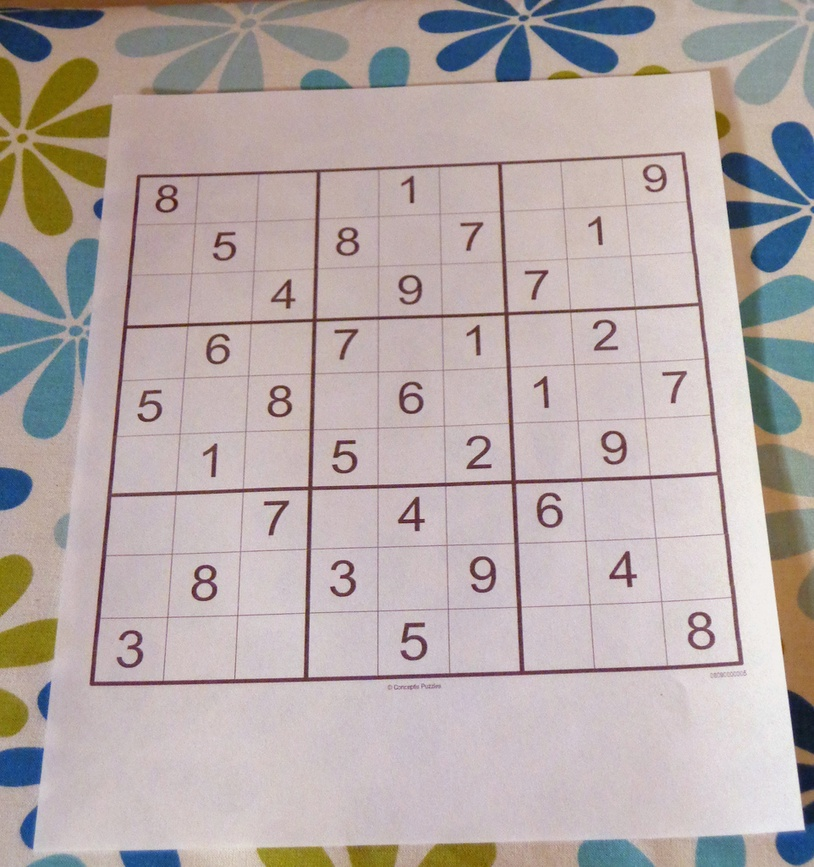
#> input picture DATA/sudoku.jpg, 814 x 867 px, shrunk from 962 x 1024 before the run
$ jupyter execute --allow-errors 05-Gradients.ipynb   (shell and % lines are left out)   (older library calls are emulated)
#> lines starting #> are read from the running program, lines starting #| are printed output that depends on the picture; after the words box and inside, x2 and y2 are one past the last pixel; in counts of white or black regions, pixels touching at a corner belong together
# Gradients

[cell 1]
import cv2
import numpy as np
import matplotlib.pyplot as plt

[cell 2]
img = cv2.imread('../DATA/sudoku.jpg', 0)
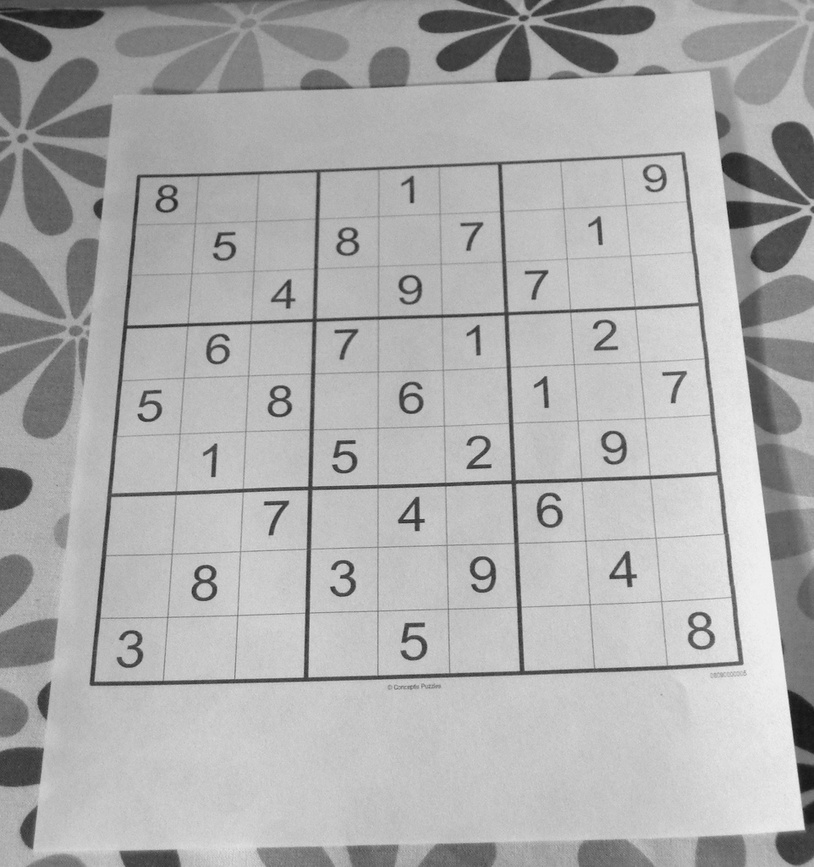
#> img: shape (867, 814); min 19, max 246, mean 172.7

[cell 3]
def display_img(img):
    fig = plt.figure(figsize=(12,10))
    ax = fig.add_subplot(111)
    ax.imshow(img, cmap='gray')

[cell 4]
display_img(img)

[cell 5]
sobelx = cv2.Sobel(img,cv2.CV_64F,1,0,ksize=5)
sobely = cv2.Sobel(img,cv2.CV_64F,0,1,ksize=5)
laplacian = cv2.Laplacian(img, cv2.CV_64F)

[cell 6]
display_img(sobelx)

[cell 7]
display_img(sobely)

#> (a cell that did not finish here is left out)

# Combining Previous Ideas

# Blending Images

[cell 9]
blended = cv2.addWeighted(src1=sobelx,alpha=0.5,src2=sobely,beta=0.5,gamma=0)
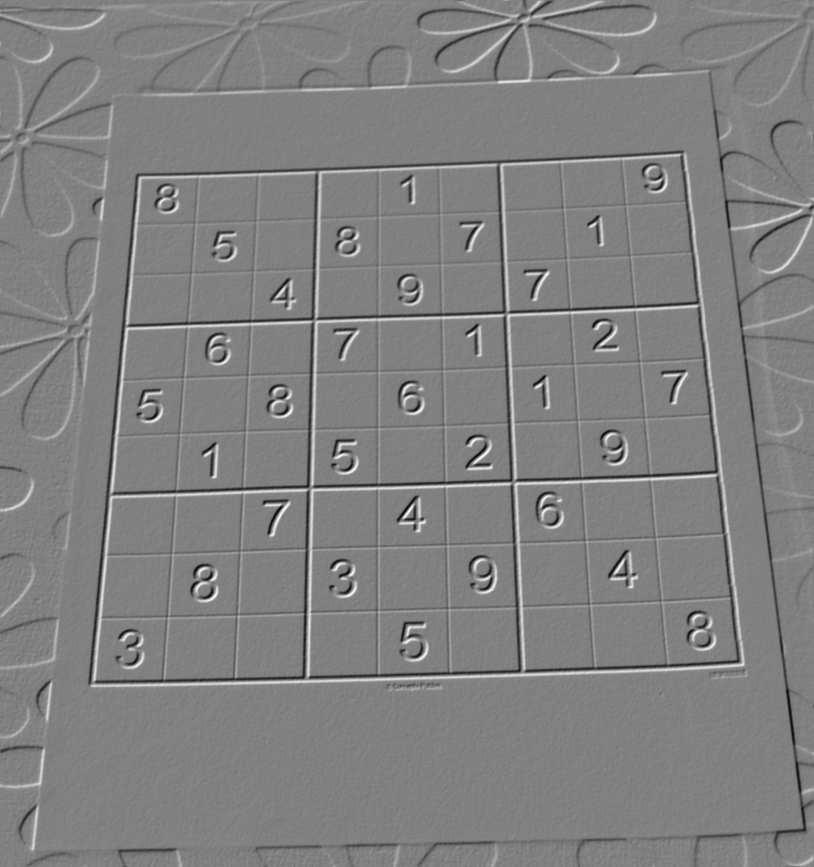
#> blended: shape (867, 814) float64; min -4423, max 4334, mean 2.5; drawn with min black and max white

[cell 10]
display_img(blended)

[cell 11]
blended.shape
#> Out = (867, 814)

# Morphological Operators

[cell 12]
kernel = np.ones((4,4),np.uint8)
gradient = cv2.morphologyEx(blended,cv2.MORPH_GRADIENT,kernel)

[cell 13]
display_img(gradient)

Lets use laplacian result!

[cell 14]
kernel = np.ones((4,4),np.uint8)
gradient = cv2.morphologyEx(laplacian,cv2.MORPH_GRADIENT,kernel)
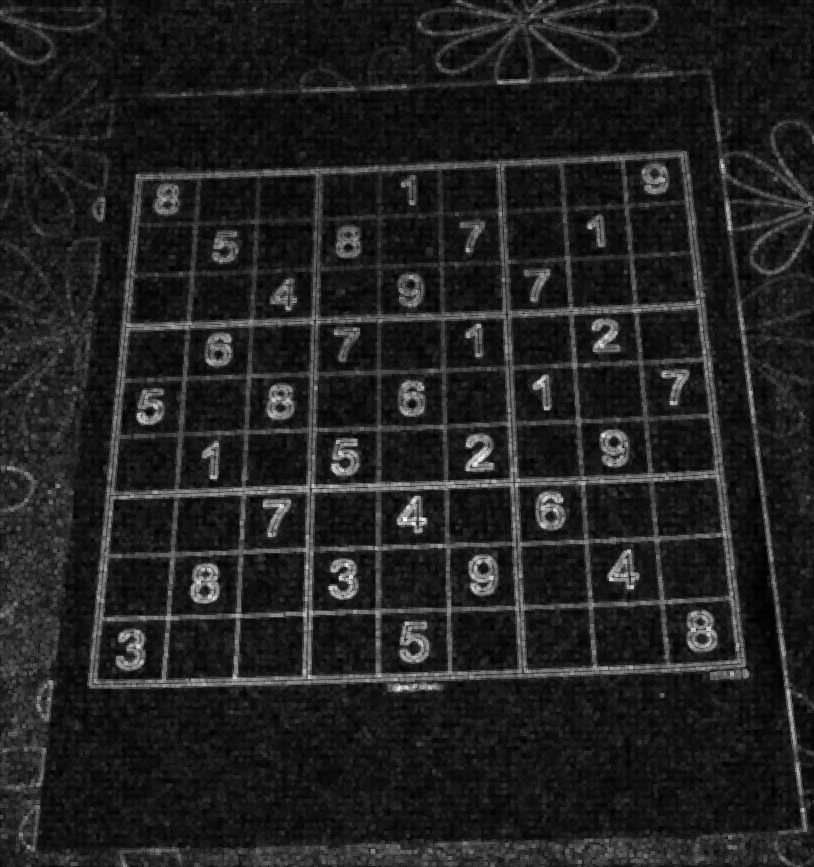
#> gradient: shape (867, 814) float64; min 3, max 349, mean 48.9; drawn with min black and max white

[cell 15]
display_img(gradient)

# Thresholds

[cell 16]
img.max()
#> Out = 246

[cell 17]
ret, th1 = cv2.threshold(img,127,255,cv2.THRESH_BINARY)
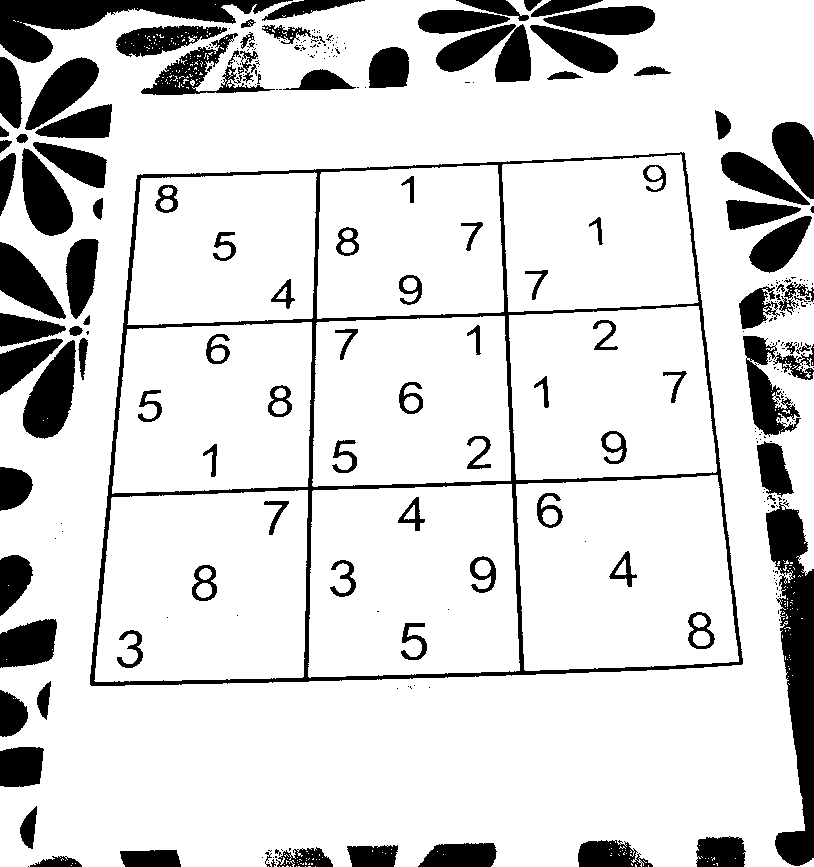
#> th1: shape (867, 814); 84.2% white; 309 black regions (201 under 20 px), largest, box (x1, y1, x2, y2) and area: (90, 152, 743, 686) 15843, (766, 502, 814, 866) 9120, (0, 0, 293, 63) 6644
display_img(th1)

[cell 18]
ret, th2 = cv2.threshold(gradient,100,255,cv2.THRESH_BINARY_INV)
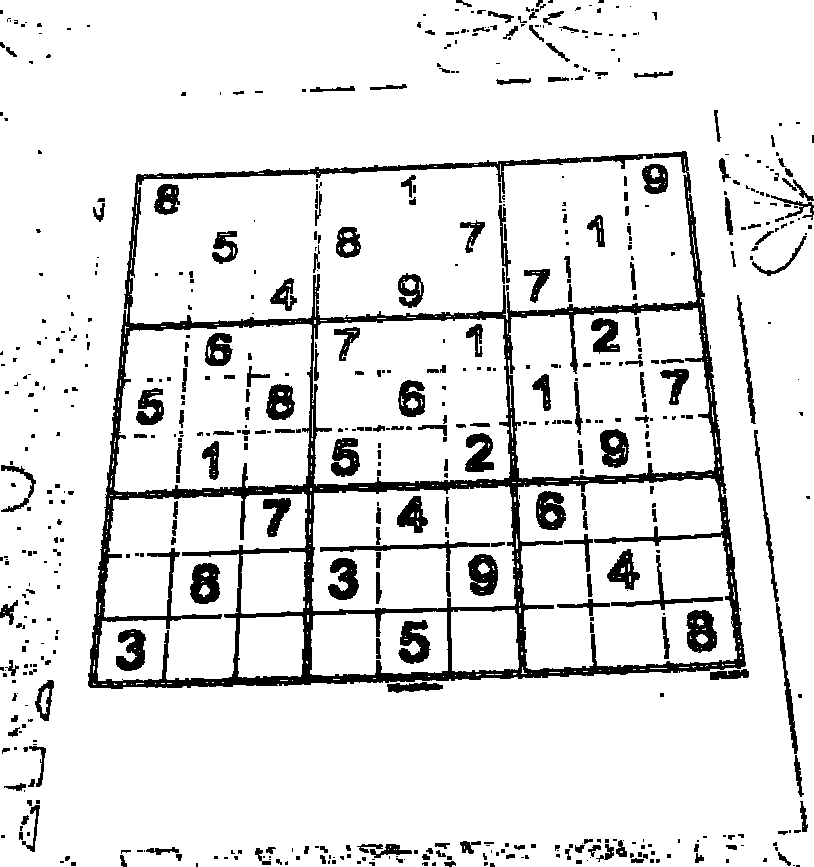
#> th2: shape (867, 814) float64; 89.3% white; 628 black regions (364 under 20 px), largest, box (x1, y1, x2, y2) and area: (88, 151, 746, 689) 34596, (686, 610, 717, 653) 933, (190, 563, 220, 604) 907
display_img(th2)

[cell 19]
ret, th3 = cv2.threshold(blended,100,255,cv2.THRESH_BINARY_INV)
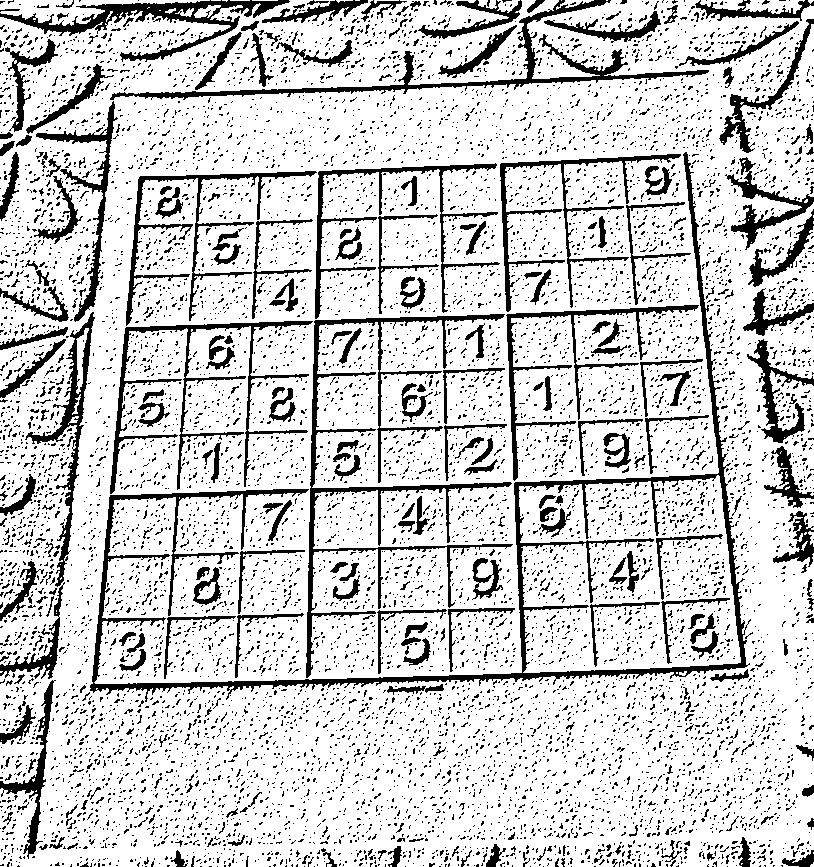
#> th3: shape (867, 814) float64; 81% white; 9640 black regions (9309 under 20 px), largest, box (x1, y1, x2, y2) and area: (90, 152, 751, 702) 12614, (306, 314, 513, 678) 6329, (110, 0, 709, 100) 4624
display_img(th3)

$ run again, with DATA/Nadia_Murad.jpg copied over DATA/sudoku.jpg
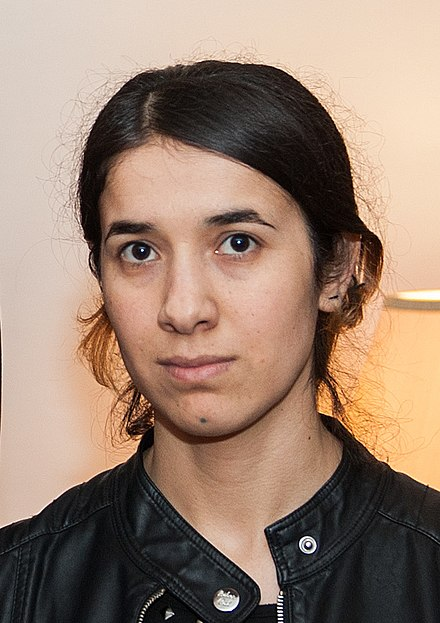
#> input picture DATA/Nadia_Murad.jpg, 440 x 623 px
#> `img.max()`: Out = 255
#> `ret, th1 = cv2.threshold(img,127,255,cv2.THRESH_BINARY)`:
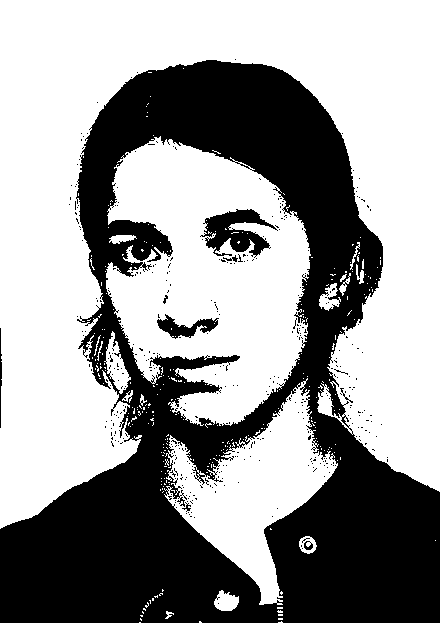
#> th1: shape (623, 440); 60.3% white; 403 black regions (394 under 20 px), largest, box (x1, y1, x2, y2) and area: (0, 60, 440, 623) 105257, (200, 209, 278, 258) 1831, (157, 314, 219, 339) 662
#> th2: shape (623, 440) float64; 71.2% white; 460 black regions (327 under 20 px), largest, box (x1, y1, x2, y2) and area: (0, 48, 440, 623) 59188, (99, 223, 167, 274) 1727, (0, 519, 83, 616) 1367
#> `ret, th3 = cv2.threshold(blended,100,255,cv2.THRESH_BINARY_INV)`:
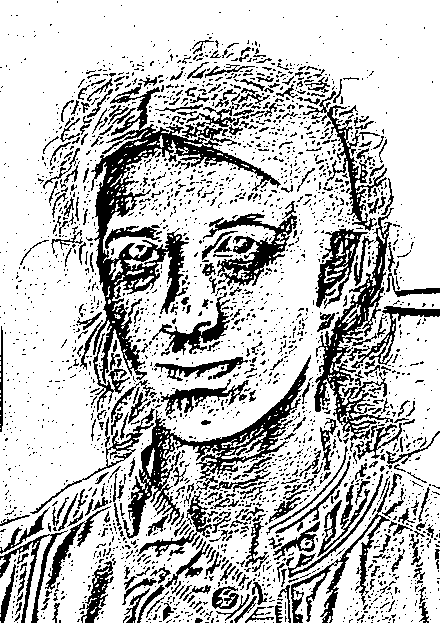
#> th3: shape (623, 440) float64; 75.5% white; 2602 black regions (2244 under 20 px), largest, box (x1, y1, x2, y2) and area: (91, 83, 281, 384) 10030, (123, 355, 311, 539) 5090, (314, 208, 394, 441) 4035
